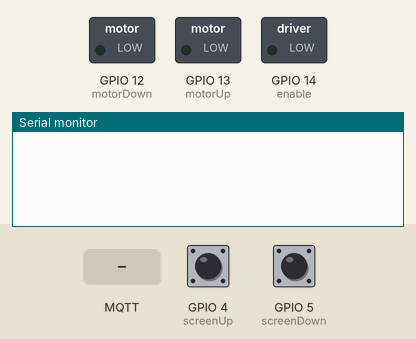
Bench run of a sketch on a simulated ESP8266 (NodeMCU). Shown: switched loads named in the sketch (green lamp = pin HIGH), the last lines printed to the serial monitor. Inputs (shaded band) come from the test bench; at power-on: GPIO 4 (screenUp) HIGH, GPIO 5 (screenDown) HIGH. WiFi joins after 1.5 s; servers stay silent unless stated; random numbers use the default seed unless the sketch sets one; no MQTT or app messages arrive unless stated.

Above: at 2.7 s.
2.8 s: MQTT message "1" arrives on the second subscribed topic
At 5.6 s:
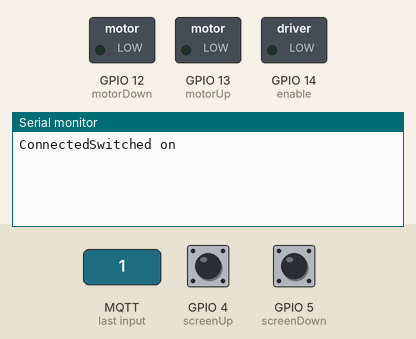
5.8 s: MQTT message "0" arrives on the second subscribed topic
At 7.2 s:
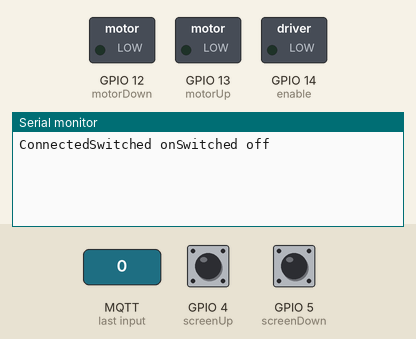

The sketch:

main.ino
```cpp
#include <ESP8266WiFi.h>
#include <ESP8266mDNS.h>
#include <WiFiUdp.h>
#include <ArduinoOTA.h>
#include <PubSubClient.h>
#include <DNSServer.h>
#include <ESP8266WebServer.h>
#include <WiFiManager.h>

// Constants
// Network Constants
const char* autoconf_ssid  = "ESP8266_SCREEN";    //AP name for WiFi setup AP which your ESP will open when not able to connect to other WiFi
const char* autoconf_pwd   = "1l0v3b4dg3r5";            //AP password so noone else can connect to the ESP in case your router fails
const char* mqtt_server    = "192.168.1.60";  //MQTT Server IP, your home MQTT server eg Mosquitto on RPi, or some public MQTT
const int mqtt_port        = 1883;                  //MQTT Server PORT, default is 1883 but can be anything.
// MQTT Constants
const char* mqtt_devicestatus_set_topic              = "home/room/screen/devicestatus";
const char* mqtt_position_set_topic                  = "home/room/screen/position";
const char* mqtt_move_get_topic                      = "home/room/screen/move";
const char* mqtt_pingall_get_topic                   = "home/room/screen/pingall";

const int screenUp = 4 ;
const int screenDown = 5;
const int motorUp = 13;
const int motorDown = 12;
const int enable = 14;
//const int statLED = 13;

boolean activate = false;

void callback(char* topic,byte* payload, unsigned int length) {

  char c_payload[length];
  memcpy(c_payload, payload, length);
  c_payload[length] = '\0';

  String s_topic = String(topic);
  String s_payload = String(c_payload);

  if ( s_topic == mqtt_move_get_topic ) {

    if (s_payload == "1") {

      if (activate != true) {

        // Turn ON function will set last known brightness

        Serial.print("Switched on");
        activate = true;

      }

    } else if (s_payload == "0") {

      if (activate != false) {

        // Turn OFF function

        Serial.print("Switched off");
        activate = false;


      }

    }

  }
  //handle message arrived
}
unsigned long currentTime = 0;

boolean screenState = false; //false = down true = up

// Global
long lastReconnectAttempt = 0;

WiFiClient espClient;
PubSubClient client(espClient);

void setup_ota() {

  // Set OTA Password, and change it in platformio.ini
  ArduinoOTA.setPassword("ESP8266_PASSWORD");
  ArduinoOTA.onStart([]() {});
  ArduinoOTA.onEnd([]() {});
  ArduinoOTA.onProgress([](unsigned int progress, unsigned int total) {});
  ArduinoOTA.onError([](ota_error_t error) {
    if (error == OTA_AUTH_ERROR);          // Auth failed
    else if (error == OTA_BEGIN_ERROR);    // Begin failed
    else if (error == OTA_CONNECT_ERROR);  // Connect failed
    else if (error == OTA_RECEIVE_ERROR);  // Receive failed
    else if (error == OTA_END_ERROR);      // End failed
  });
  ArduinoOTA.begin();

}

boolean reconnect() {

  // MQTT reconnection function - NON BLOCKING!!

    // Create a random client ID
    String clientId = "ESP8266Client-";
    clientId += String(random(0xffff), HEX);

    // Attempt to connect - and set last will for devicestatus to disconnected
    if (client.connect(clientId.c_str(),mqtt_devicestatus_set_topic,0,false,"disconnected")) {

      // Once connected, publish an announcement...
      client.publish(mqtt_devicestatus_set_topic, "connected");
      Serial.print("Connected");
      // ... and resubscribe
      client.subscribe(mqtt_pingall_get_topic);
      client.subscribe(mqtt_move_get_topic);
    }

    return client.connected();

}
void setup() {
  pinMode(screenUp, INPUT_PULLUP);
  pinMode(screenDown, INPUT_PULLUP);
  pinMode(motorUp, OUTPUT);
  pinMode(motorDown, OUTPUT);
  pinMode(enable, OUTPUT);
  digitalWrite(enable, LOW); //make sure H-Bridge is off
  Serial.begin(115200);
  WiFiManager wifiManager;
  wifiManager.autoConnect(autoconf_ssid,autoconf_pwd);
  setup_ota();
  MDNS.begin("esp-screen");
  client.setServer(mqtt_server, mqtt_port);
  client.setCallback(callback);
  lastReconnectAttempt = 0;
}

void loop() {
  if (activate == false && screenState == false) { //check to see if the button is pressed and the gate is closed
    digitalWrite(enable, HIGH); //enable h-bridge
    digitalWrite(motorUp, HIGH); //configure for CW rotation
    digitalWrite(motorDown, LOW);
    while(1){ //run motor until switch is tripped
      if (digitalRead(screenUp) == HIGH) { //check switch state
        screenState = true;
        client.publish(mqtt_position_set_topic , "0");
        digitalWrite(enable, LOW); //disable h-bridge
        digitalWrite(motorUp, LOW); //reset h-bridge config
        break;
      }
    }
  }
  if (activate == true && screenState == true) { //check to see if the button is pressed and the gate is open
    digitalWrite(enable, HIGH);
    digitalWrite(motorUp, LOW); //configure for CCW rotation
    digitalWrite(motorDown, HIGH);
    while(1){
      if (digitalRead(screenDown) == HIGH) {
        screenState = false;
        client.publish(mqtt_position_set_topic , "1");
        digitalWrite(enable, LOW);
        digitalWrite(motorDown, LOW);
        break;
      }
    }
  }
  // KEEP UP MQTT
  if (!client.connected()) {
    long now = millis();
    if (now - lastReconnectAttempt > 5000) {
      lastReconnectAttempt = now;
      // Attempt to reconnect
      if (reconnect()) {
        lastReconnectAttempt = 0;
      }
    }

  } else {
    // Client connected
    client.loop();
  }

  // KEEP UP OTA
  ArduinoOTA.handle();

}
```

Measured:
- after the input at 2.8 s, the serial monitor: prints a new line after 2.3 s (image 1)
- after the input at 5.8 s, the serial monitor: prints a new line at once (image 2)
